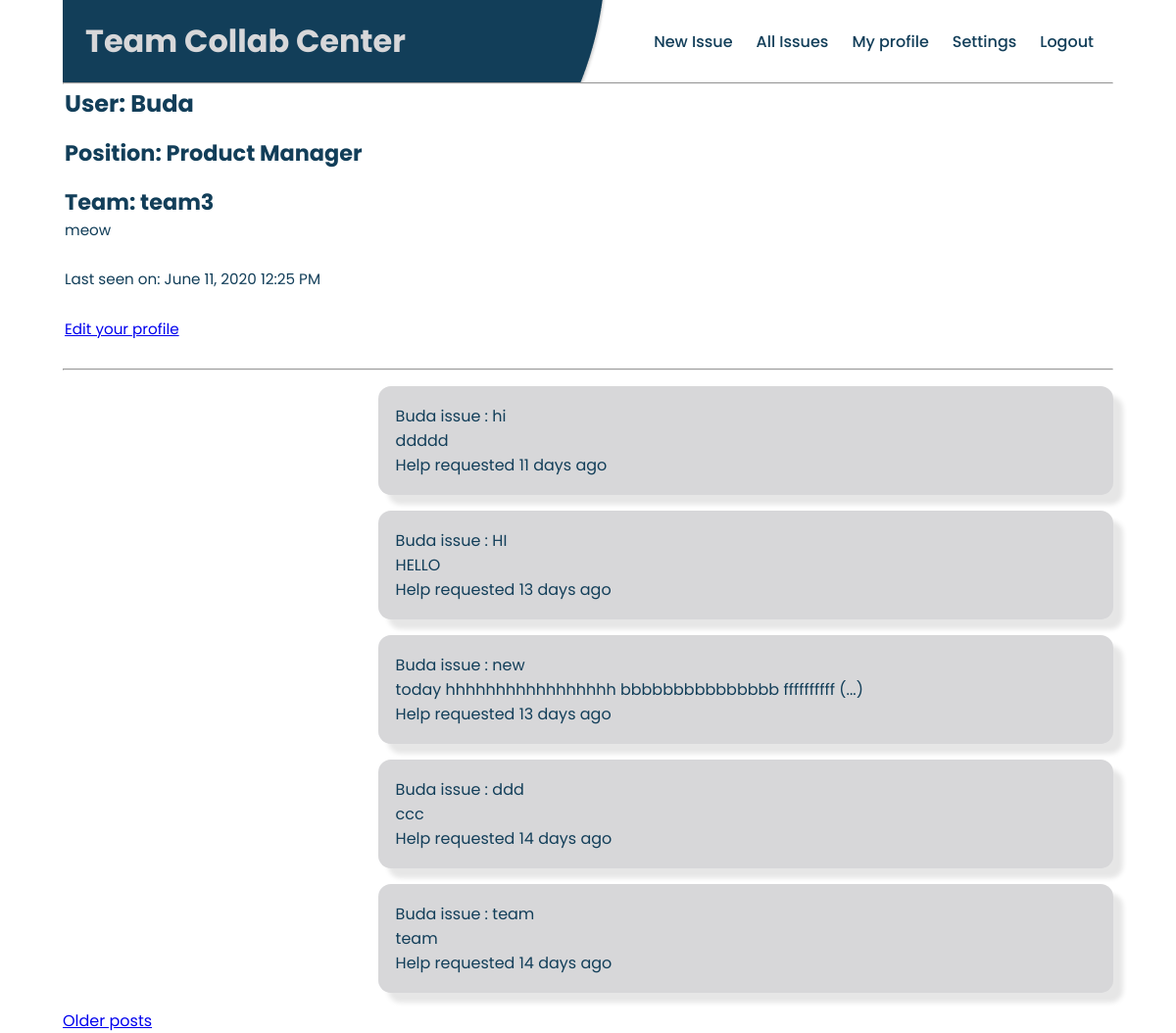
The page /user/Buda (signed in) on the database as committed earlier.
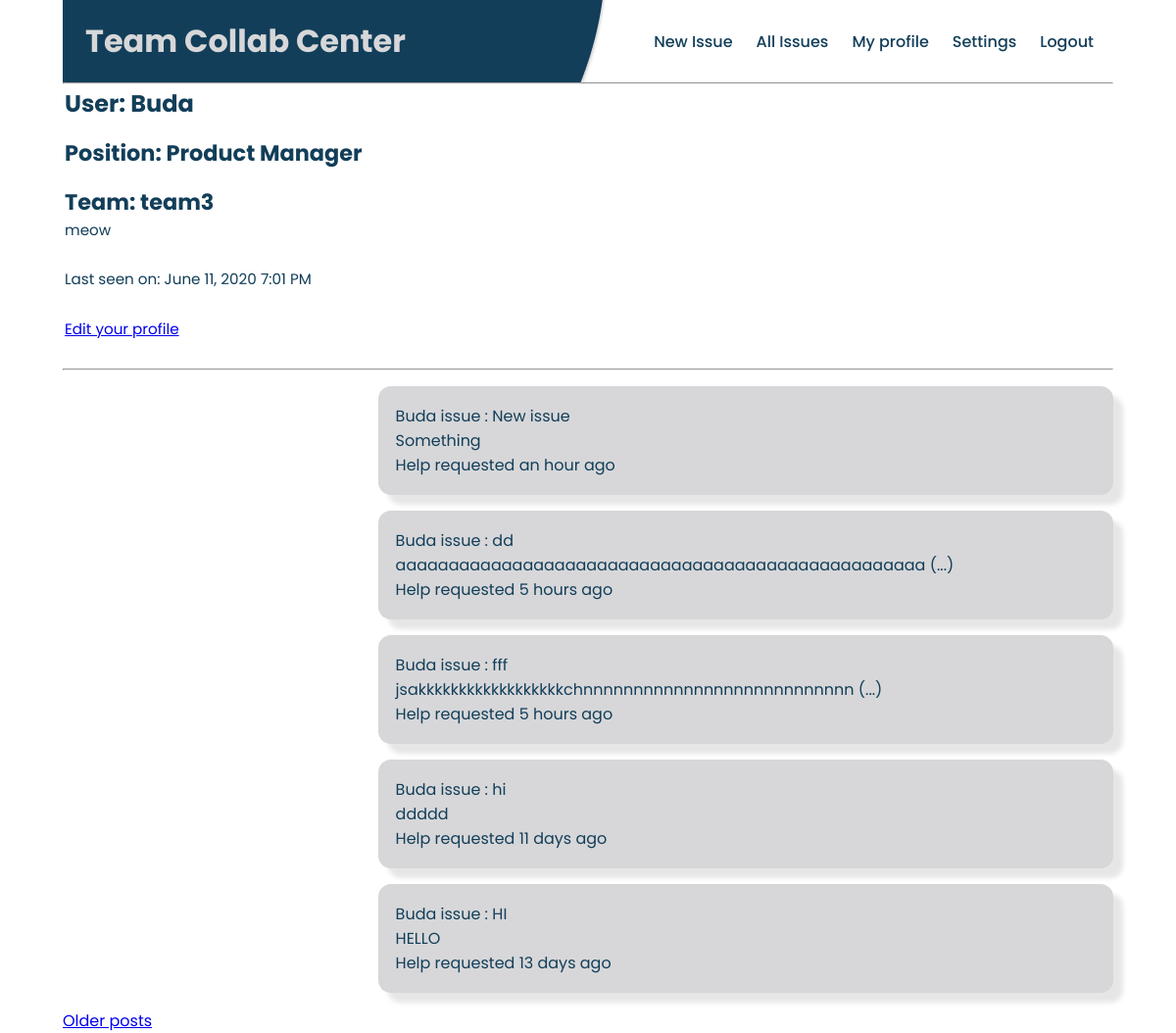
The same page on the database as committed later.
### app/models.py (models this page shows, shortened)
class User(UserMixin, db.Model):
    __tablename__='users'
    id = db.Column(db.Integer, primary_key=True)
    username = db.Column(db.String(64), index=True, unique=True)
    email = db.Column(db.String(120), index=True, unique=True)
    password_hash = db.Column(db.String(128))
    posts = db.relationship('Post', backref='author', lazy='dynamic')
    position_id = db.Column(db.Integer, db.ForeignKey('position.id'))
    about_me = db.Column(db.String(240))
    last_seen = db.Column(db.DateTime, default=datetime.utcnow)
    team_id = db.Column(db.Integer, db.ForeignKey('teams.id'))
    comments = db.relationship('Comment', backref='comment_author', lazy='dynamic')

class Post(db.Model):
    __tablename__='posts'
    id = db.Column(db.Integer, primary_key=True)
    title = db.Column(db.String(64))
    description = db.Column(db.String(1000))
    timestamp = db.Column(db.DateTime, index=True, default=datetime.utcnow)
    user_id = db.Column(db.Integer, db.ForeignKey('users.id'))
    team_id = db.Column(db.Integer, db.ForeignKey('teams.id'))
    comments = db.relationship('Comment', backref='comment_ticket', lazy='dynamic')

### app/routes.py (the view)
@app.route('/user/<username>')
@login_required
def user(username):
    user = User.query.filter_by(username=username).first_or_404()
    page = request.args.get('page', 1, type=int)
    posts = Post.query.filter_by(user_id=user.id).order_by(
        Post.timestamp.desc()).paginate(
        page, app.config['POSTS_PER_PAGE'], False)
    next_url = url_for('user', username=user.username, page=posts.next_num) \
        if posts.has_next else None
    prev_url = url_for('user', username=user.username, page=posts.prev_num) \
        if posts.has_prev else None
    return render_template('user.html', user=user, posts=posts.items,
                           next_url=next_url, prev_url=prev_url)

### app/models.py (called while the page is built)
@login.user_loader
def load_user(id):
    return User.query.get(int(id))

### app/routes.py (called while the page is built)
@app.before_request
def before_request():
    if current_user.is_authenticated:
        current_user.last_seen = datetime.utcnow()
        db.session.commit()

### app/templates/user.html (shortened to what this page needs)
{% extends "base.html" %}
{% block content %}
    <table>
        <tr valign="top">
            <td>
                <h1>User: {{ user.username }}</h1>
                <h2>Position: {{ user.position_members.name }}</h2>
                <h2>Team: {{ user.team_members.name }}</h2>
                {% if user.about_me %}<p>{{ user.about_me }}</p>{% endif %}
                {% if user.last_seen %}
                    <p>Last seen on: {{ moment(user.last_seen).format('LLL') }}</p>
                {% endif %}
                {% if user == current_user %}
                <p><a href="{{ url_for('edit_profile') }}">Edit your profile</a></p>
                {% endif %}
            </td>
        </tr>
    </table>
    <hr>
    {% for post in posts %}
        {% include '_post.html' %}
    {% endfor %}
    {% if next_url %}
    <a href="{{ next_url }}">Older posts</a>
    {% endif %}
{% endblock %}

### app/templates/_post.html (shortened to what this page needs)
<div class="posts-wrapper">
    <table class="posts-issues-table>
        <tr valign="top">
            <td>
                <a href="{{ url_for('user', username=post.author.username) }}">
                {{ post.author.username }}
                </a>
                issue : <a href="{{ url_for('post_view', id=post.id) }}">{{ post.title }}</a>
                <br>
                {% if post.description|length < 20 %}
                    {{ post.description }}
                {% else %}
                    {{ post.description[0:50] }} (...)
                {% endif %}
                <br>
                Help requested {{ moment(post.timestamp).fromNow() }}
            </td>
    </table>
</div>

Rows that differ between the two databases and show on the page:
no longer on this page (row unchanged): Post: author.username "Buda", title "new", description "today hhhhhhhhhhhhhhhhh bbbbbbbbbbbbbbb ffffffffff", timestamp "13 days ago"
no longer on this page (row unchanged): Post: author.username "Buda", title "ddd", description "ccc", timestamp "14 days ago"
no longer on this page (row unchanged): Post: author.username "Buda", title "team", description "team", timestamp "14 days ago"
changed User "Buda": last_seen "June 11, 2020 12:25 PM" → "June 11, 2020 7:01 PM"
added Post: author.username "Buda", title "New issue", description "Something", timestamp "an hour ago"
added Post: author.username "Buda", title "dd", description "aaaaaaaaaaaaaaaaaaaaaaaaaaaaaaaaaaaaaaaaaaaaaaaaaa", timestamp "5 hours ago"
added Post: author.username "Buda", title "fff", description "jsakkkkkkkkkkkkkkkkkkchnnnnnnnnnnnnnnnnnnnnnnnnnnn", timestamp "5 hours ago"
